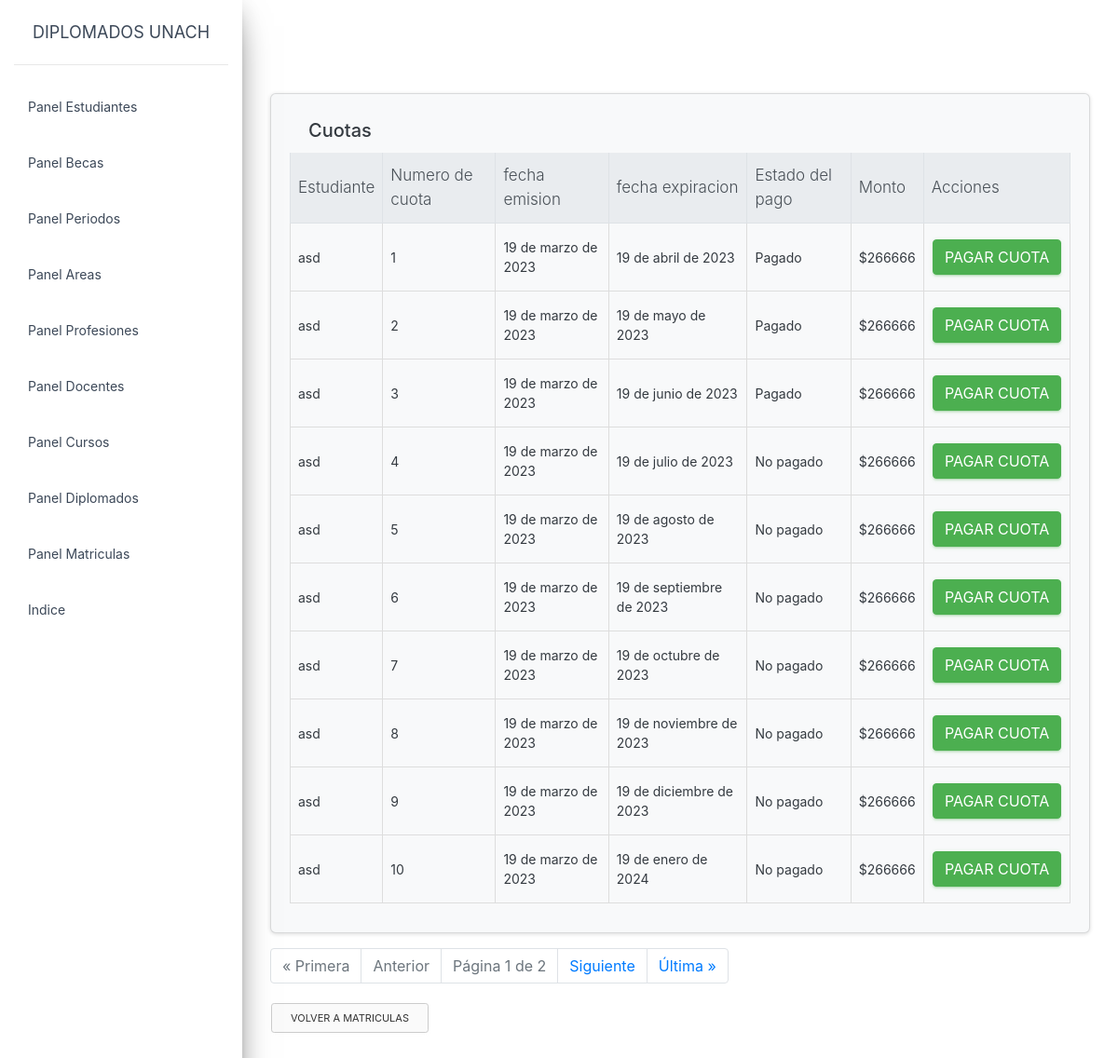
/artemis/cuotas/7/ (signed in), run on an earlier commit of the app's database.
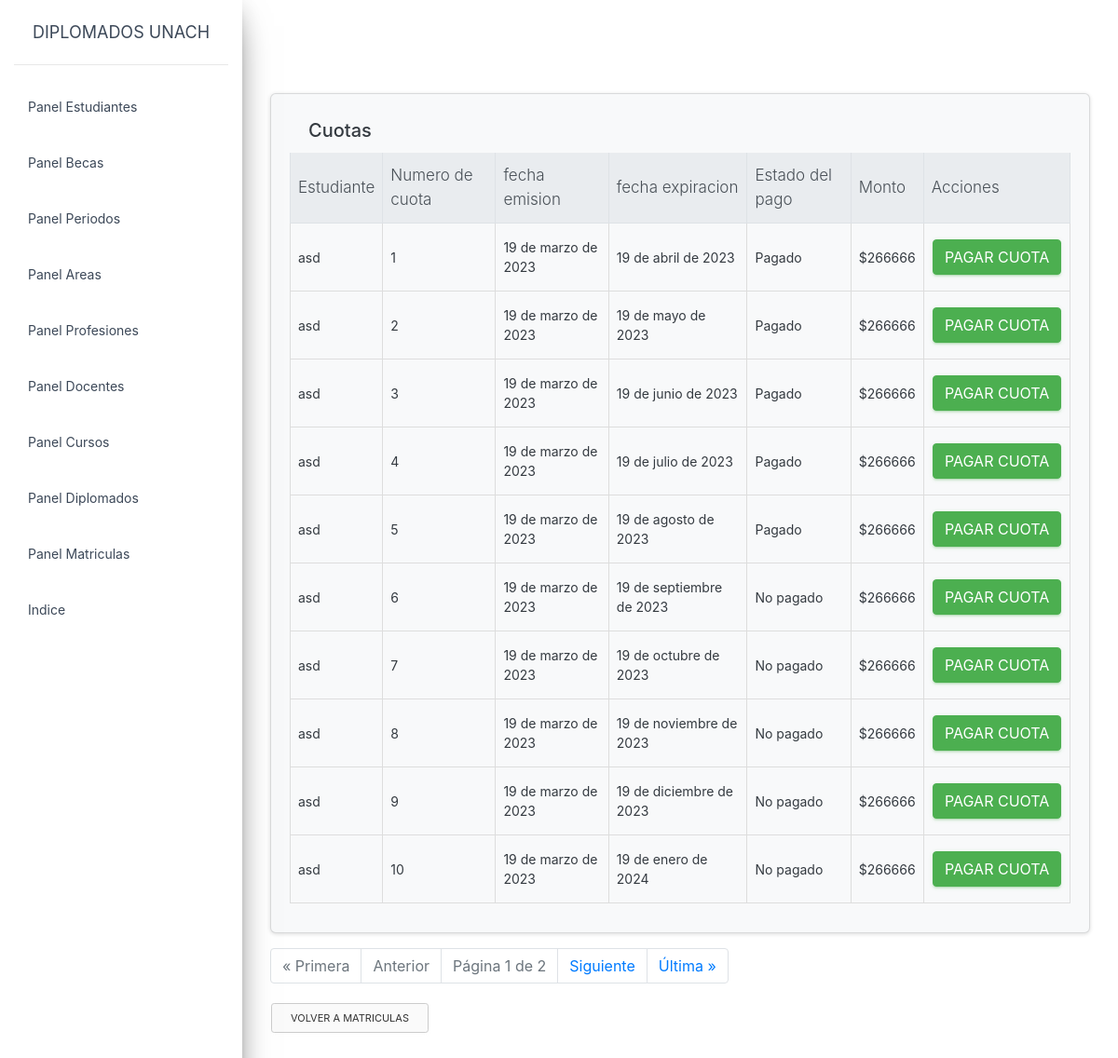
And on a later commit of the database.
### artemis/models.py (models this page shows, shortened)
class Cuotas(models.Model):
    id = models.AutoField(primary_key=True)
    cuotas_por_pagar = models.ForeignKey(Matriculas,on_delete=models.CASCADE)
    fecha_emision = models.DateField(auto_now_add=True)
    fecha_exp = models.DateField(null=True, blank=True)
    pagado = models.BooleanField(default=False)
    fecha_pago = models.DateField(null=True, blank=True)
    monto_pago = models.IntegerField()
    numero_cuota = models.IntegerField()

class Matriculas(models.Model):
    id = models.AutoField(primary_key=True)
    diplomado = models.ForeignKey(Diplomados,on_delete=models.CASCADE)
    estudiantes = models.ForeignKey(Estudiantes, on_delete=models.CASCADE)
    activo = models.ForeignKey(Periodo, on_delete=models.CASCADE)
    num_cuotas = models.IntegerField()

class Estudiantes(models.Model):
    rut_estudiante = models.CharField(max_length=20,primary_key=True)
    nombre_estudiante = models.CharField(max_length=30)
    apellido_estudiante = models.CharField(max_length=20)
    num_tel_estudiante = models.IntegerField()
    direccion_estudiante = models.CharField(max_length=30)
    profesion = models.ForeignKey(Profesiones, on_delete= models.CASCADE)
    beca = models.ForeignKey(Becas, on_delete=models.CASCADE,null=True,blank=True)

### artemis/views.py (the view)
# urls.py: path('cuotas/<int:pk>/', views.listado_cuotas.as_view(), name='listado_cuotas'),
@method_decorator(login_required, name='dispatch' )
class listado_cuotas(ListView):
    model = Cuotas
    template_name = 'listado_cuotas.html'
    context_object_name = 'cuotas'
    paginate_by = 10
    def get_queryset(self):
        matricula_id  = self.kwargs.get('pk')
        return Cuotas.objects.filter(cuotas_por_pagar_id=matricula_id)
    def get_context_data(self, **kwargs):
        context = super().get_context_data(**kwargs)
        get_pagado_display = lambda cuota: 'Pagado' if cuota.pagado else 'No pagado'
        pagado_display_list = [get_pagado_display(cuota) for cuota in context['cuotas']]
        context['pagado_display_list'] = pagado_display_list
        return context

### artemis/templates/listado_cuotas.html (shortened to what this page needs)
{% extends "base.html" %}
{% block content %}
<head>
   <link rel="stylesheet" href="https://stackpath.bootstrapcdn.com/bootstrap/4.1.3/css/bootstrap.min.css">
   {% load crispy_forms_tags %}
</head>
<div class="card text-dark bg-light mb-3">
    <div class="card-body">
        <div class="card-header d-flex justify-content-between align-items-center">
            <h5 class="mb-0">Cuotas</h5>
        </div>
        <div class="table-responsive" style="max-height: calc(100vh - 370px); overflow-y: auto;">
            <table class="table table-hover table-bordered">
                <thead class="thead-light">
                    <tr class="table-hover">
                <th>Estudiante </th>
                <th>Numero de cuota </th>
                <th>fecha emision </th>
                <th>fecha expiracion</th>
                <th>Estado del pago</th>
                <th>Monto</th>
                <th>Acciones</th>
            </tr>
        </thead>
        <tbody>
            {% for cuota in object_list %}
                <tr>
                    <td>{{  cuota.cuotas_por_pagar.estudiantes.nombre_estudiante }} </td>
                    <td>{{ cuota.numero_cuota|join:", " }} </td>  {{ place.area.all }}
                    <td>{{ cuota.fecha_emision }} </td>
                    <td>{{ cuota.fecha_exp }} </td>
                    <td>
                        {% if cuota.pagado %}
                            Pagado
                        {% else %}
                            No pagado
                        {% endif %}
                    </td>
                    <td>${{ cuota.monto_pago }} </td>
                    <td>
                        <form method="post" action="{% url 'artemis:pagar_cuota' pk=cuota.pk %}">
                            <button type="submit" class="btn btn-success">Pagar cuota</button>
                          </form>
                        </td>
                    </tr>
                    {% endfor %}
                </tbody>
            </table>
        </div>
        </div>
        </div>
    <div class="pagination">
        <ul class="pagination justify-content-center">
          {% if page_obj.has_previous %}
          <li class="page-item"><a class="page-link" href="?page=1">&laquo; Primera</a></li>
          <li class="page-item"><a class="page-link" href="?page={{ page_obj.previous_page_number }}">Anterior</a></li>
          {% else %}
          <li class="page-item disabled"><span class="page-link">&laquo; Primera</span></li>
          <li class="page-item disabled"><span class="page-link">Anterior</span></li>
          {% endif %}
          <li class="page-item disabled"><span class="page-link">Página {{ page_obj.number }} de {{ page_obj.paginator.num_pages }}</span></li>
          {% if page_obj.has_next %}
          <li class="page-item"><a class="page-link" href="?page={{ page_obj.next_page_number }}">Siguiente</a></li>
          <li class="page-item"><a class="page-link" href="?page={{ page_obj.paginator.num_pages }}">Última &raquo;</a></li>
          {% else %}
          <li class="page-item disabled"><span class="page-link">Siguiente</span></li>
          <li class="page-item disabled"><span class="page-link">Última &raquo;</span></li>
          {% endif %}
      </div>
      <p>
        <a href="{% url "artemis:panel_matriculas" %}" class="btn btn-secondary btn-sm" >Volver a matriculas</a>
    </p>
{%endblock content%}

What changed in the data, as far as the page shows it:
changed Cuotas "19 de julio de 2023": pagado "No pagado" → "Pagado"
changed Cuotas "19 de agosto de 2023": pagado "No pagado" → "Pagado"
